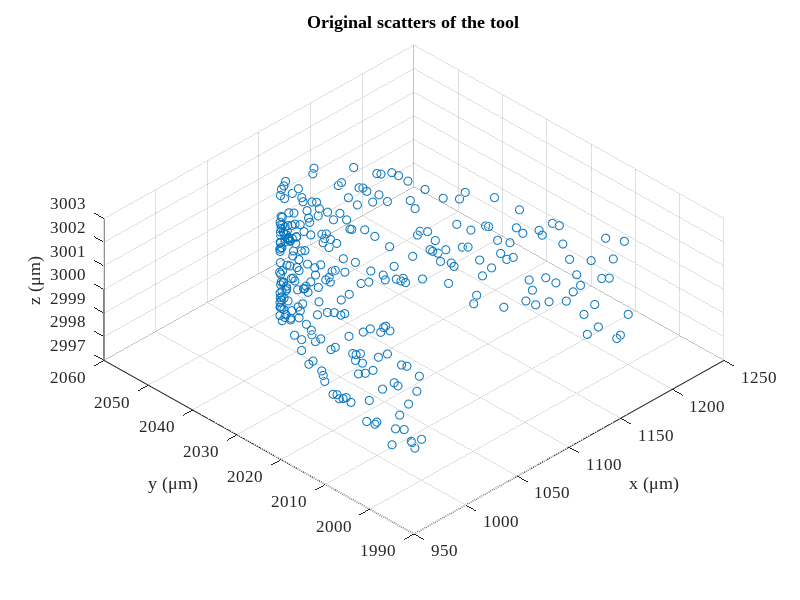

Write the MATLAB code that produced this figure. (Note: this script raises an error after producing the figure.)
% 给定刀具波纹度拟合曲线和已加工曲面拟合曲线，给定残高，求各个刀位点的切宽
% 方案：先求切宽和残高的定量关系；然后考虑如何移动各个刀位点，微调来获得所要求的残高
if true
    close all;
    clear; clc;
    addpath(genpath('funcs'));
    
    % global variables
    % global textFontSize textFontType unit fitMethod paramMethod;
    workspaceDir = 'workspace/20221020-tooltip';
    fitOpts.arcFitMethod = 'levenberg-marquardt';
    paramMethod = 'centripetal';
    unit = '\mum';
    textFontSize = 12;
    textFontType = 'Times New Roman';
end

%% simulation initialization
debug = 3;
switch debug
    case 2 % 2D tool profile simulation
        cx0 = 0*1000; % unit: mu m
        cy0 = 0*1000; % unit: mu m
        r0 = 0.1*1000; % unit: mu m
        noise = 0.03;
        zNoise = 0.01;
        theta = linspace(0,2*pi/3,200);
        r = r0*(1 - noise + 2*noise*rand(1,length(theta)));
        toolOri(1,:) = r.*cos(theta) + cx0;
        toolOri(2,:) = r.*sin(theta) + cy0;
        toolOri(3,:) = zeros(1,length(theta));
        rmse0 = sqrt(...
                    sum(...
                        ((toolOri(1,:) - cx0).^2 + (toolOri(2,:) - cy0).^2 - r0^2).^2) ...
                /length(theta));
        clear theta r;
    case 3 % 3D tool profile simulation
        cx0 = 1*1000; % unit:mu m
        cy0 = 2*1000; % unit:mu m
        cz0 = 3*1000; % unit:mu m
        r0 = 0.1*1000; % unit:mu m
        openAng = pi/3; % unit: rad
        edgePV = 200; % low-frequency error
        k = -edgePV/openAng;
        noise = r0*5e-3; % mid-frequency error
        zNoise = r0*0.05; % data pre-processing error
        theta = linspace(0,openAng,300);
        r = r0 + edgePV/2 + k*theta + (noise*rand(1,length(theta)) - 0.5*noise);
        toolOri(1,:) = cx0 + r.*cos(theta);
        toolOri(2,:) = cy0 + r.*sin(theta);
        toolOri(3,:) = cz0 + (zNoise*rand(1,length(theta)) - 0.5*zNoise);
        rmse0 = sqrt( ...
            sum((toolOri - ndgrid([cx0;cy0;cz0],1:length(theta)).^2),2) ...
            /length(theta));
        clear theta r;
    otherwise
        toolInput = inputdlg({'Tool fitting method','Tool parameterization method', ...
            'Unit','Font type in figure','Font size in figure'}, ...
            'Tool Processing Input', ...
            [1 20; 1 20; 1 20; 1 20; 1 20], ...
            {'levenberg-marquardt','centripetal','\mu m','Times New Roman','14'}, ...
            'WindowStyle');
        fitOpts.arcFitMethod = toolInput{1};
        paramMethod = toolInput{2};
        unit = toolInput{3};
        textFontType = toolInput{4};
        textFontSize = str2double(toolInput{5});
        % tool measurement file loading
        [fileName,dirName] = uigetfile({ ...
            '*.mat','MAT-files(*.mat)'; ...
            '*.txt','text-files(*.txt)'; ...
            '*.*','all files(*.*)'...
            }, ...
            'Select one tool tip measurement data', ...
            'Tool\', ...
            'MultiSelect','off');
        pathName = fullfile(dirName,fileName);
        dataOri = load(pathName); % load from file, n*2 matrix
        % data pre-processing
        toolOri = dataOri;
end

f1 = figure('Name','Original Scatters of the Tool');
% set(0,"Units","centimeters");
% winSize = get(0,"ScreenSize");
% set(gcf,"Units","centimeters");
% figSize = get(gcf,"Position");
% set(gcf,"Position",[(winSize(3) - figSize(3))/2,(winSize(4) - figSize(4))/2, ...
%     8.3,figSize(4)/figSize(3)*8.3]);
scatter3(toolOri(1,:),toolOri(2,:),toolOri(3,:));
hold on; grid on;
% axis equal;
set(gca,'FontSize',textFontSize,'FontName',textFontType);
xlabel(['x (',unit,')']);
ylabel(['y (',unit,')']);
zlabel(['z (',unit,')']);
title('Original scatters of the tool');
view(-45,60);
clear theta theta1 theta2;

%% 由(x,y)图获得刃口圆心半径以及波纹度函数
fitOpts.arcFitdisplayType = 'iter-detailed';
[circ3D,toolFit] = toolFit3D(toolOri, ...
    'arcFitMethod',fitOpts.arcFitMethod,'arcFitdisplayType',fitOpts.arcFitdisplayType);
radius = circ3D{2};
openAngle = circ3D{3};
pause(1);

% plot the fitting results
f2 = figure('Name','Tool Sharpness Fitting Result');
xLim = 1.1*max(toolFit(1,:));
quiver(-xLim,0,2*xLim,0,'AutoScale','off','Color',[0,0,0],'MaxHeadSize',0.1); % X axis
hold on;
text(0.9*xLim,-.05*radius,'x');
quiver(0,-0.2*radius,0,1.3*radius,'AutoScale','off','Color',[0,0,0],'MaxHeadSize',0.1); % Y axis
text(0.05*xLim,1.05*radius,'y');
plot(toolFit(1,:),toolFit(2,:),'Color',[0,0.45,0.74],'LineWidth',0.75); % tool edge scatters
theta = (pi/2 - openAngle/2):0.01:(pi/2 + openAngle/2);
xtmp = radius*cos(theta);
ytmp = radius*sin(theta);
plot(xtmp,ytmp,'Color',[0.85,0.33,0.10],'LineWidth',1,'LineStyle','--'); % tool edge circle
scatter(0,0,'MarkerFaceColor',[0.85,0.33,0.10],'MarkerEdgeColor',[0.85,0.33,0.10]); % tool edge center
quiver(0,0,0,0.5*radius,'AutoScale','off','Color',[0.93,0.69,0.13], ...
    'LineWidth',2.5,'MaxHeadSize',0.3); % tool edge normal
line([0,xtmp(1)],[0,ytmp(1)],'LineStyle','--','Color',[0.85,0.33,0.10]);
line([0,xtmp(end)],[0,ytmp(end)],'LineStyle','--','Color',[0.85,0.33,0.10]);
% xlim([-1.1*xLim,1.1*xLim]);
axis equal;
% set(gca,'TickLabelInterpreter','tex');
set(gca,'FontSize',textFontSize,'FontName',textFontType);
xlabel(['x(',unit,')']);
ylabel(['y(',unit,')']);
title('Tool fitting result');
legend('','','tool edge','tool fitting arc','tool center', ...
    'tool normal vector','Location','northeast');

%% tool modelling
s1_toolModel

% rmpath(genpath('funcs'));
